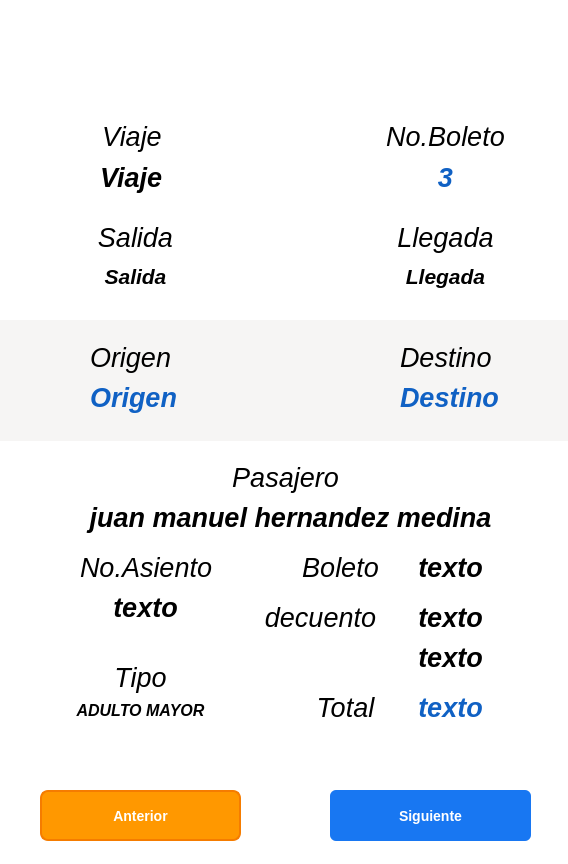
<?xml version="1.0" encoding="UTF-8"?>
<ui version="4.0">
 <class>Form</class>
 <widget class="QWidget" name="Form">
  <property name="geometry">
   <rect>
    <x>0</x>
    <y>0</y>
    <width>568</width>
    <height>864</height>
   </rect>
  </property>
  <property name="windowTitle">
   <string>Form</string>
  </property>
  <widget class="QWidget" name="widget" native="true">
   <property name="geometry">
    <rect>
     <x>-20</x>
     <y>0</y>
     <width>591</width>
     <height>871</height>
    </rect>
   </property>
   <property name="styleSheet">
    <string notr="true">background-color: rgb(255, 255, 255);</string>
   </property>
   <widget class="QLabel" name="label_imagen_logo">
    <property name="geometry">
     <rect>
      <x>170</x>
      <y>20</y>
      <width>261</width>
      <height>91</height>
     </rect>
    </property>
    <property name="font">
     <font>
      <pointsize>25</pointsize>
     </font>
    </property>
    <property name="styleSheet">
     <string notr="true"/>
    </property>
    <property name="text">
     <string/>
    </property>
    <property name="pixmap">
     <pixmap>recursos/recursos_empresa/LOGO TCN QUE SI SE VE.png</pixmap>
    </property>
    <property name="scaledContents">
     <bool>true</bool>
    </property>
    <property name="alignment">
     <set>Qt::AlignmentFlag::AlignCenter</set>
    </property>
   </widget>
   <widget class="QLabel" name="label_estatico_viaje">
    <property name="geometry">
     <rect>
      <x>120</x>
      <y>120</y>
      <width>64</width>
      <height>34</height>
     </rect>
    </property>
    <property name="font">
     <font>
      <pointsize>20</pointsize>
      <italic>true</italic>
      <bold>false</bold>
     </font>
    </property>
    <property name="styleSheet">
     <string notr="true">border:none

</string>
    </property>
    <property name="text">
     <string>&lt;html&gt;&lt;head/&gt;&lt;body&gt;&lt;p align=&quot;center&quot;&gt;Viaje&lt;/p&gt;&lt;/body&gt;&lt;/html&gt;</string>
    </property>
   </widget>
   <widget class="QLabel" name="label_dinamico_viaje">
    <property name="geometry">
     <rect>
      <x>120</x>
      <y>160</y>
      <width>68</width>
      <height>34</height>
     </rect>
    </property>
    <property name="font">
     <font>
      <pointsize>20</pointsize>
      <italic>true</italic>
      <bold>true</bold>
     </font>
    </property>
    <property name="styleSheet">
     <string notr="true">border:none

</string>
    </property>
    <property name="text">
     <string>Viaje</string>
    </property>
   </widget>
   <widget class="QLabel" name="label_2">
    <property name="geometry">
     <rect>
      <x>10</x>
      <y>320</y>
      <width>581</width>
      <height>121</height>
     </rect>
    </property>
    <property name="font">
     <font>
      <pointsize>25</pointsize>
     </font>
    </property>
    <property name="styleSheet">
     <string notr="true">background-color: rgb(246, 245, 244);</string>
    </property>
    <property name="text">
     <string/>
    </property>
    <property name="scaledContents">
     <bool>true</bool>
    </property>
    <property name="alignment">
     <set>Qt::AlignmentFlag::AlignCenter</set>
    </property>
   </widget>
   <widget class="QLabel" name="label_dinamico_origen">
    <property name="geometry">
     <rect>
      <x>110</x>
      <y>380</y>
      <width>91</width>
      <height>34</height>
     </rect>
    </property>
    <property name="font">
     <font>
      <pointsize>20</pointsize>
      <italic>true</italic>
      <bold>true</bold>
     </font>
    </property>
    <property name="styleSheet">
     <string notr="true">border:none;
background-color: rgb(246, 245, 244);
color:#1061C4;

</string>
    </property>
    <property name="text">
     <string>Origen</string>
    </property>
   </widget>
   <widget class="QLabel" name="label_estatico_origen">
    <property name="geometry">
     <rect>
      <x>110</x>
      <y>340</y>
      <width>91</width>
      <height>34</height>
     </rect>
    </property>
    <property name="font">
     <font>
      <pointsize>20</pointsize>
      <italic>true</italic>
      <bold>false</bold>
     </font>
    </property>
    <property name="styleSheet">
     <string notr="true">border:none;
background-color: rgb(246, 245, 244);</string>
    </property>
    <property name="text">
     <string>Origen</string>
    </property>
   </widget>
   <widget class="QLabel" name="label_dinamico_destino">
    <property name="geometry">
     <rect>
      <x>420</x>
      <y>380</y>
      <width>101</width>
      <height>34</height>
     </rect>
    </property>
    <property name="font">
     <font>
      <pointsize>20</pointsize>
      <italic>true</italic>
      <bold>true</bold>
     </font>
    </property>
    <property name="styleSheet">
     <string notr="true">border:none;
background-color: rgb(246, 245, 244);
color:#1061C4;

</string>
    </property>
    <property name="text">
     <string>Destino</string>
    </property>
   </widget>
   <widget class="QLabel" name="label_estatico_destino">
    <property name="geometry">
     <rect>
      <x>420</x>
      <y>340</y>
      <width>101</width>
      <height>34</height>
     </rect>
    </property>
    <property name="font">
     <font>
      <pointsize>20</pointsize>
      <italic>true</italic>
      <bold>false</bold>
     </font>
    </property>
    <property name="styleSheet">
     <string notr="true">border:none;
background-color: rgb(246, 245, 244);</string>
    </property>
    <property name="text">
     <string>Destino</string>
    </property>
   </widget>
   <widget class="QLabel" name="label_dinamico_numboleto">
    <property name="geometry">
     <rect>
      <x>400</x>
      <y>160</y>
      <width>131</width>
      <height>34</height>
     </rect>
    </property>
    <property name="font">
     <font>
      <pointsize>20</pointsize>
      <italic>true</italic>
      <bold>true</bold>
     </font>
    </property>
    <property name="styleSheet">
     <string notr="true">border:none;
color:#1061C4;



</string>
    </property>
    <property name="text">
     <string>3</string>
    </property>
    <property name="alignment">
     <set>Qt::AlignmentFlag::AlignCenter</set>
    </property>
   </widget>
   <widget class="QLabel" name="label_estatico_numboleto">
    <property name="geometry">
     <rect>
      <x>400</x>
      <y>120</y>
      <width>131</width>
      <height>34</height>
     </rect>
    </property>
    <property name="font">
     <font>
      <pointsize>20</pointsize>
      <italic>true</italic>
      <bold>false</bold>
     </font>
    </property>
    <property name="styleSheet">
     <string notr="true">border:none

</string>
    </property>
    <property name="text">
     <string>&lt;html&gt;&lt;head/&gt;&lt;body&gt;&lt;p align=&quot;center&quot;&gt;No.Boleto&lt;/p&gt;&lt;/body&gt;&lt;/html&gt;</string>
    </property>
   </widget>
   <widget class="QLabel" name="label_estatico_salida_2">
    <property name="geometry">
     <rect>
      <x>70</x>
      <y>220</y>
      <width>171</width>
      <height>34</height>
     </rect>
    </property>
    <property name="font">
     <font>
      <pointsize>20</pointsize>
      <italic>true</italic>
      <bold>false</bold>
     </font>
    </property>
    <property name="styleSheet">
     <string notr="true">border:none

</string>
    </property>
    <property name="text">
     <string>Salida</string>
    </property>
    <property name="alignment">
     <set>Qt::AlignmentFlag::AlignCenter</set>
    </property>
   </widget>
   <widget class="QLabel" name="label_dinamico_salida">
    <property name="geometry">
     <rect>
      <x>70</x>
      <y>260</y>
      <width>171</width>
      <height>34</height>
     </rect>
    </property>
    <property name="font">
     <font>
      <pointsize>20</pointsize>
      <italic>true</italic>
      <bold>true</bold>
     </font>
    </property>
    <property name="styleSheet">
     <string notr="true">border:none

</string>
    </property>
    <property name="text">
     <string>&lt;html&gt;&lt;head/&gt;&lt;body&gt;&lt;p align=&quot;center&quot;&gt;&lt;span style=&quot; font-size:16pt;&quot;&gt;Salida&lt;/span&gt;&lt;/p&gt;&lt;/body&gt;&lt;/html&gt;</string>
    </property>
    <property name="alignment">
     <set>Qt::AlignmentFlag::AlignCenter</set>
    </property>
   </widget>
   <widget class="QLabel" name="label_dinamico_llegada">
    <property name="geometry">
     <rect>
      <x>380</x>
      <y>260</y>
      <width>171</width>
      <height>34</height>
     </rect>
    </property>
    <property name="font">
     <font>
      <pointsize>20</pointsize>
      <italic>true</italic>
      <bold>true</bold>
     </font>
    </property>
    <property name="styleSheet">
     <string notr="true">border:none

</string>
    </property>
    <property name="text">
     <string>&lt;html&gt;&lt;head/&gt;&lt;body&gt;&lt;p align=&quot;center&quot;&gt;&lt;span style=&quot; font-size:16pt;&quot;&gt;Llegada&lt;/span&gt;&lt;/p&gt;&lt;/body&gt;&lt;/html&gt;</string>
    </property>
    <property name="alignment">
     <set>Qt::AlignmentFlag::AlignCenter</set>
    </property>
   </widget>
   <widget class="QLabel" name="label_estatico_llegada">
    <property name="geometry">
     <rect>
      <x>380</x>
      <y>220</y>
      <width>171</width>
      <height>34</height>
     </rect>
    </property>
    <property name="font">
     <font>
      <pointsize>20</pointsize>
      <italic>true</italic>
      <bold>false</bold>
     </font>
    </property>
    <property name="styleSheet">
     <string notr="true">border:none

</string>
    </property>
    <property name="text">
     <string>Llegada</string>
    </property>
    <property name="alignment">
     <set>Qt::AlignmentFlag::AlignCenter</set>
    </property>
   </widget>
   <widget class="QLabel" name="label_dinamico_pasajero">
    <property name="geometry">
     <rect>
      <x>100</x>
      <y>500</y>
      <width>421</width>
      <height>34</height>
     </rect>
    </property>
    <property name="font">
     <font>
      <pointsize>20</pointsize>
      <italic>true</italic>
      <bold>true</bold>
     </font>
    </property>
    <property name="styleSheet">
     <string notr="true">border:none

</string>
    </property>
    <property name="text">
     <string>juan manuel hernandez medina</string>
    </property>
    <property name="alignment">
     <set>Qt::AlignmentFlag::AlignCenter</set>
    </property>
   </widget>
   <widget class="QLabel" name="label_estatico_pasajero">
    <property name="geometry">
     <rect>
      <x>220</x>
      <y>460</y>
      <width>171</width>
      <height>34</height>
     </rect>
    </property>
    <property name="font">
     <font>
      <pointsize>20</pointsize>
      <italic>true</italic>
      <bold>false</bold>
     </font>
    </property>
    <property name="styleSheet">
     <string notr="true">border:none

</string>
    </property>
    <property name="text">
     <string>Pasajero</string>
    </property>
    <property name="alignment">
     <set>Qt::AlignmentFlag::AlignCenter</set>
    </property>
   </widget>
   <widget class="QLabel" name="label_dinamico_numasiento">
    <property name="geometry">
     <rect>
      <x>100</x>
      <y>590</y>
      <width>131</width>
      <height>34</height>
     </rect>
    </property>
    <property name="font">
     <font>
      <pointsize>20</pointsize>
      <italic>true</italic>
      <bold>true</bold>
     </font>
    </property>
    <property name="styleSheet">
     <string notr="true">border:none;




</string>
    </property>
    <property name="text">
     <string>texto</string>
    </property>
    <property name="alignment">
     <set>Qt::AlignmentFlag::AlignCenter</set>
    </property>
   </widget>
   <widget class="QLabel" name="label_estatico_numasientos">
    <property name="geometry">
     <rect>
      <x>100</x>
      <y>550</y>
      <width>141</width>
      <height>34</height>
     </rect>
    </property>
    <property name="font">
     <font>
      <pointsize>20</pointsize>
      <italic>true</italic>
      <bold>false</bold>
     </font>
    </property>
    <property name="styleSheet">
     <string notr="true">border:none

</string>
    </property>
    <property name="text">
     <string>No.Asiento</string>
    </property>
   </widget>
   <widget class="QLabel" name="label_dinamico_tipopasajero">
    <property name="geometry">
     <rect>
      <x>60</x>
      <y>690</y>
      <width>201</width>
      <height>41</height>
     </rect>
    </property>
    <property name="font">
     <font>
      <pointsize>20</pointsize>
      <italic>true</italic>
      <bold>true</bold>
     </font>
    </property>
    <property name="styleSheet">
     <string notr="true">border:none;




</string>
    </property>
    <property name="text">
     <string>&lt;html&gt;&lt;head/&gt;&lt;body&gt;&lt;p&gt;&lt;span style=&quot; font-size:12pt;&quot;&gt;ADULTO MAYOR&lt;/span&gt;&lt;/p&gt;&lt;/body&gt;&lt;/html&gt;</string>
    </property>
    <property name="alignment">
     <set>Qt::AlignmentFlag::AlignCenter</set>
    </property>
   </widget>
   <widget class="QLabel" name="label_estatico_tipopasajero">
    <property name="geometry">
     <rect>
      <x>90</x>
      <y>660</y>
      <width>141</width>
      <height>34</height>
     </rect>
    </property>
    <property name="font">
     <font>
      <pointsize>20</pointsize>
      <italic>true</italic>
      <bold>false</bold>
     </font>
    </property>
    <property name="styleSheet">
     <string notr="true">border:none

</string>
    </property>
    <property name="text">
     <string>Tipo</string>
    </property>
    <property name="alignment">
     <set>Qt::AlignmentFlag::AlignCenter</set>
    </property>
   </widget>
   <widget class="QLabel" name="label_estatico_precioboleto">
    <property name="geometry">
     <rect>
      <x>320</x>
      <y>550</y>
      <width>81</width>
      <height>34</height>
     </rect>
    </property>
    <property name="font">
     <font>
      <pointsize>20</pointsize>
      <italic>true</italic>
      <bold>false</bold>
     </font>
    </property>
    <property name="styleSheet">
     <string notr="true">border:none

</string>
    </property>
    <property name="text">
     <string>Boleto</string>
    </property>
    <property name="alignment">
     <set>Qt::AlignmentFlag::AlignCenter</set>
    </property>
   </widget>
   <widget class="QLabel" name="label_dinamico_precioboleto">
    <property name="geometry">
     <rect>
      <x>410</x>
      <y>550</y>
      <width>121</width>
      <height>34</height>
     </rect>
    </property>
    <property name="font">
     <font>
      <pointsize>20</pointsize>
      <italic>true</italic>
      <bold>true</bold>
     </font>
    </property>
    <property name="styleSheet">
     <string notr="true">border:none;




</string>
    </property>
    <property name="text">
     <string>texto</string>
    </property>
    <property name="alignment">
     <set>Qt::AlignmentFlag::AlignCenter</set>
    </property>
   </widget>
   <widget class="QLabel" name="label_estatico_descuento">
    <property name="geometry">
     <rect>
      <x>270</x>
      <y>600</y>
      <width>141</width>
      <height>34</height>
     </rect>
    </property>
    <property name="font">
     <font>
      <pointsize>20</pointsize>
      <italic>true</italic>
      <bold>false</bold>
     </font>
    </property>
    <property name="styleSheet">
     <string notr="true">border:none

</string>
    </property>
    <property name="text">
     <string>decuento</string>
    </property>
    <property name="alignment">
     <set>Qt::AlignmentFlag::AlignCenter</set>
    </property>
   </widget>
   <widget class="QLabel" name="label_dinamico_pordescuento">
    <property name="geometry">
     <rect>
      <x>410</x>
      <y>600</y>
      <width>121</width>
      <height>34</height>
     </rect>
    </property>
    <property name="font">
     <font>
      <pointsize>20</pointsize>
      <italic>true</italic>
      <bold>true</bold>
     </font>
    </property>
    <property name="styleSheet">
     <string notr="true">border:none;




</string>
    </property>
    <property name="text">
     <string>texto</string>
    </property>
    <property name="alignment">
     <set>Qt::AlignmentFlag::AlignCenter</set>
    </property>
   </widget>
   <widget class="QLabel" name="label_estatico_total">
    <property name="geometry">
     <rect>
      <x>330</x>
      <y>690</y>
      <width>71</width>
      <height>34</height>
     </rect>
    </property>
    <property name="font">
     <font>
      <pointsize>20</pointsize>
      <italic>true</italic>
      <bold>false</bold>
     </font>
    </property>
    <property name="styleSheet">
     <string notr="true">border:none

</string>
    </property>
    <property name="text">
     <string>Total</string>
    </property>
    <property name="alignment">
     <set>Qt::AlignmentFlag::AlignCenter</set>
    </property>
   </widget>
   <widget class="QLabel" name="label_dinamico_total">
    <property name="geometry">
     <rect>
      <x>410</x>
      <y>690</y>
      <width>121</width>
      <height>34</height>
     </rect>
    </property>
    <property name="font">
     <font>
      <pointsize>20</pointsize>
      <italic>true</italic>
      <bold>true</bold>
     </font>
    </property>
    <property name="styleSheet">
     <string notr="true">border:none;
color:#1061C4;




</string>
    </property>
    <property name="text">
     <string>texto</string>
    </property>
    <property name="alignment">
     <set>Qt::AlignmentFlag::AlignCenter</set>
    </property>
   </widget>
   <widget class="QLabel" name="label_dinamico_descuento">
    <property name="geometry">
     <rect>
      <x>410</x>
      <y>640</y>
      <width>121</width>
      <height>34</height>
     </rect>
    </property>
    <property name="font">
     <font>
      <pointsize>20</pointsize>
      <italic>true</italic>
      <bold>true</bold>
     </font>
    </property>
    <property name="styleSheet">
     <string notr="true">border:none;




</string>
    </property>
    <property name="text">
     <string>texto</string>
    </property>
    <property name="alignment">
     <set>Qt::AlignmentFlag::AlignCenter</set>
    </property>
   </widget>
   <widget class="QPushButton" name="boton_siguiente">
    <property name="geometry">
     <rect>
      <x>350</x>
      <y>790</y>
      <width>201</width>
      <height>51</height>
     </rect>
    </property>
    <property name="styleSheet">
     <string notr="true">QPushButton {
    background-color: #1877F2;
    color: white;
    border: none;
    border-radius: 6px;
    padding: 10px 20px;
    font-weight: bold;
    font-size: 14px;
    font-family: &quot;Helvetica Neue&quot;, Arial, sans-serif;
}

QPushButton:hover {
    background-color: #166FE5;
}

QPushButton:pressed {
    background-color: #145BCC;
}

QPushButton:disabled {
    background-color: #8BB5F8;
    color: #E0E0E0;
}</string>
    </property>
    <property name="text">
     <string>Siguiente</string>
    </property>
   </widget>
   <widget class="QPushButton" name="boton_anterior">
    <property name="geometry">
     <rect>
      <x>60</x>
      <y>790</y>
      <width>201</width>
      <height>51</height>
     </rect>
    </property>
    <property name="styleSheet">
     <string notr="true">QPushButton {
    background-color: #FF9800;
    color: white;
    border: 2px solid #F57C00;
    border-radius: 8px;
    padding: 8px 16px;
    font-weight: bold;
    font-size: 14px;
}

QPushButton:hover {
    background-color: #F57C00;
    border: 2px solid #E65100;
}

QPushButton:pressed {
    background-color: #E65100;
    border: 2px solid #BF360C;
}

QPushButton:disabled {
    background-color: #FFCC80;
    color: #E0E0E0;
    border: 2px solid #FFB74D;
}</string>
    </property>
    <property name="text">
     <string>Anterior</string>
    </property>
   </widget>
  </widget>
 </widget>
 <resources/>
 <connections/>
</ui>
